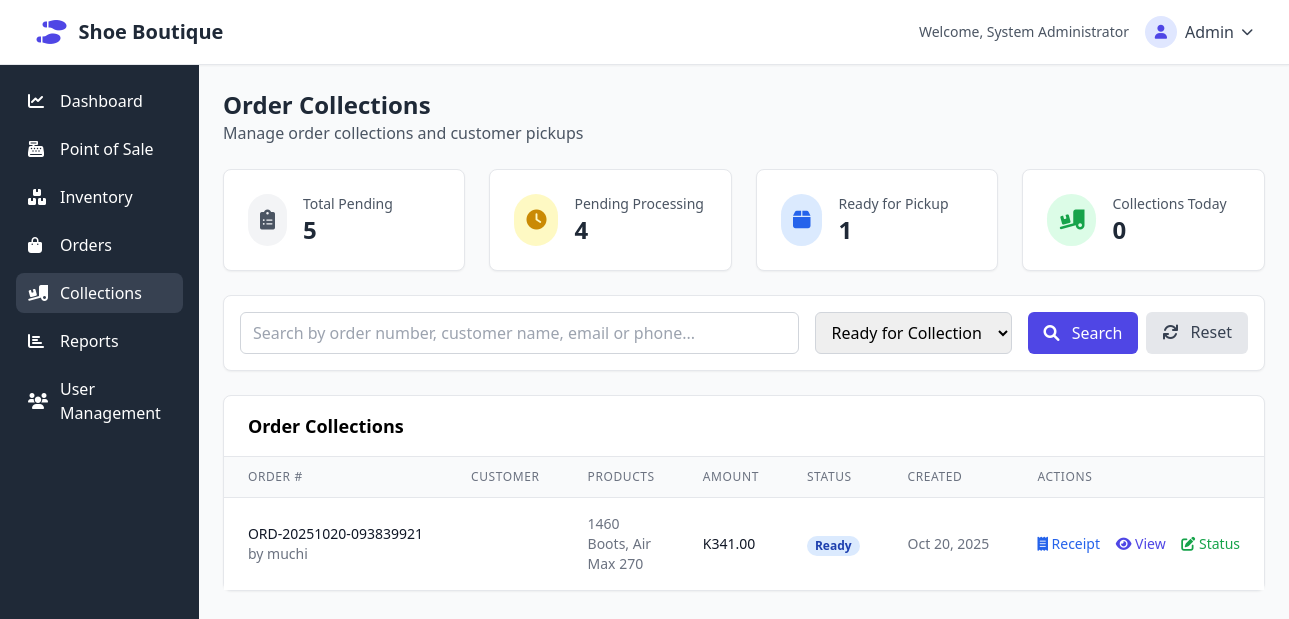
Screenshot of /collections.php (signed in) with the database file from the repository.
### tables this page shows
CREATE TABLE `orders` (
  `id` int(11) NOT NULL,
  `order_number` varchar(50) NOT NULL,
  `receipt_number` varchar(50) DEFAULT NULL,
  `customer_id` int(11) DEFAULT NULL,
  `total_amount` decimal(10,2) NOT NULL,
  `subtotal_amount` decimal(10,2) DEFAULT 0.00,
  `tax_amount` decimal(10,2) DEFAULT 0.00,
  `tpin` varchar(20) DEFAULT NULL,
  `status` enum('pending','ready','collected') DEFAULT 'pending',
  `collected_by_name` varchar(255) DEFAULT NULL,
  `collected_by_phone` varchar(20) DEFAULT NULL,
  `collected_by_relation` varchar(100) DEFAULT NULL,
  `collection_method` enum('in_store','courier','delivery') DEFAULT 'in_store',
  `collection_verified_by` int(11) DEFAULT NULL,
  `collection_notes` text DEFAULT NULL,
  `collected_at` timestamp NULL DEFAULT NULL,
  `payment_method` enum('cash','card','transfer') DEFAULT 'cash',
  `notes` text DEFAULT NULL,
  `created_by` int(11) DEFAULT NULL,
  `created_at` timestamp NOT NULL DEFAULT current_timestamp(),
  `updated_at` timestamp NOT NULL DEFAULT current_timestamp() ON UPDATE current_timestamp(),
  `customer_type` enum('walk_in','existing','whatsapp','phone_call','online','referral') DEFAULT 'walk_in'
);

CREATE TABLE `users` (
  `id` int(11) NOT NULL,
  `username` varchar(50) NOT NULL,
  `password` varchar(255) NOT NULL,
  `email` varchar(100) NOT NULL,
  `role` enum('admin','salesperson','viewer') DEFAULT 'salesperson',
  `full_name` varchar(100) NOT NULL,
  `is_active` tinyint(1) DEFAULT 1,
  `created_at` timestamp NOT NULL DEFAULT current_timestamp()
);

### config/db.php (called while the page is built, shortened)
<?php
function hasPermission($required_role) {
    $role_hierarchy = ['viewer' => 1, 'salesperson' => 2, 'admin' => 3];
    $user_level = $role_hierarchy[$_SESSION['role']] ?? 0;
    $required_level = $role_hierarchy[$required_role] ?? 0;
    return $user_level >= $required_level;
}
?>

### collections.php (the view, shortened to what this page needs)
<?php
require_once 'config/db.php';
$db = (new Database())->getConnection();
$status_filter = $_GET['status'] ?? 'ready';
$search_term = $_GET['search'] ?? '';
$sql = "SELECT o.*, c.name as customer_name, c.email as customer_email, c.phone as customer_phone,
               u.username as created_by_username, uv.username as verified_by_username,
               GROUP_CONCAT(p.name SEPARATOR ', ') as product_names
        FROM orders o
        LEFT JOIN customers c ON o.customer_id = c.id
        LEFT JOIN users u ON o.created_by = u.id
        LEFT JOIN users uv ON o.collection_verified_by = uv.id
        LEFT JOIN order_items oi ON o.id = oi.order_id
        LEFT JOIN products p ON oi.product_id = p.id
        WHERE o.status IN ('ready', 'pending')";
$params = [];
if ($status_filter && $status_filter !== 'all') {
    $sql .= " AND o.status = ?";
    $params[] = $status_filter;
}
$sql .= " GROUP BY o.id ORDER BY o.created_at DESC";
$stmt = $db->prepare($sql);
$stmt->execute($params);
$collections = $stmt->fetchAll(PDO::FETCH_ASSOC);
$sql = "SELECT status, COUNT(*) as count FROM orders WHERE status IN ('pending', 'ready') GROUP BY status";
$stmt = $db->prepare($sql);
$stmt->execute();
$status_counts = $stmt->fetchAll(PDO::FETCH_ASSOC);
$stats = [
    'pending' => 0,
    'ready' => 0,
    'total' => 0
];
foreach ($status_counts as $stat) {
    $stats[$stat['status']] = $stat['count'];
    $stats['total'] += $stat['count'];
}
?>
<!DOCTYPE html>
<html lang="en">
<head>
    <script src="https://cdn.tailwindcss.com"></script>
    <link href="https://cdnjs.cloudflare.com/ajax/libs/font-awesome/6.0.0/css/all.min.css" rel="stylesheet">
</head>
<body class="bg-gray-50">
    <?php include 'header.php'; ?>
    <div class="flex">
        <?php include 'sidebar.php'; ?>
        <main class="flex-1 p-6">
            <div class="mb-6">
                <h1 class="text-2xl font-bold text-gray-800">Order Collections</h1>
                <p class="text-gray-600">Manage order collections and customer pickups</p>
            </div>
            <div class="grid grid-cols-1 md:grid-cols-4 gap-6 mb-6">
                <div class="bg-white p-6 rounded-lg shadow-sm border border-gray-200">
                    <div class="flex items-center">
                        <div class="p-3 rounded-full bg-gray-100 text-gray-600 mr-4">
                            <i class="fas fa-clipboard-list text-xl"></i>
                        </div>
                        <div>
                            <p class="text-sm font-medium text-gray-600">Total Pending</p>
                            <p class="text-2xl font-bold text-gray-800"><?php echo $stats['total']; ?></p>
                        </div>
                    </div>
                </div>
                <div class="bg-white p-6 rounded-lg shadow-sm border border-gray-200">
                    <div class="flex items-center">
                        <div class="p-3 rounded-full bg-yellow-100 text-yellow-600 mr-4">
                            <i class="fas fa-clock text-xl"></i>
                        </div>
                        <div>
                            <p class="text-sm font-medium text-gray-600">Pending Processing</p>
                            <p class="text-2xl font-bold text-gray-800"><?php echo $stats['pending']; ?></p>
                        </div>
                    </div>
                </div>
                <div class="bg-white p-6 rounded-lg shadow-sm border border-gray-200">
                    <div class="flex items-center">
                        <div class="p-3 rounded-full bg-blue-100 text-blue-600 mr-4">
                            <i class="fas fa-box text-xl"></i>
                        </div>
                        <div>
                            <p class="text-sm font-medium text-gray-600">Ready for Pickup</p>
                            <p class="text-2xl font-bold text-gray-800"><?php echo $stats['ready']; ?></p>
                        </div>
                    </div>
                </div>
                <div class="bg-white p-6 rounded-lg shadow-sm border border-gray-200">
                    <div class="flex items-center">
                        <div class="p-3 rounded-full bg-green-100 text-green-600 mr-4">
                            <i class="fas fa-truck-loading text-xl"></i>
                        </div>
                        <div>
                            <p class="text-sm font-medium text-gray-600">Collections Today</p>
                            <p class="text-2xl font-bold text-gray-800">
                                <?php
                                $sql = "SELECT COUNT(*) FROM orders WHERE status = 'collected' AND DATE(collected_at) = CURDATE()";
                                $stmt = $db->prepare($sql);
                                $stmt->execute();
                                echo $stmt->fetchColumn();
                                ?>
                            </p>
                        </div>
                    </div>
                </div>
            </div>
            <div class="bg-white p-4 rounded-lg shadow-sm border border-gray-200 mb-6">
                <form method="GET" class="flex flex-col md:flex-row gap-4">
                    <div class="flex-1">
                        <input type="text" name="search" value="<?php echo htmlspecialchars($search_term); ?>"
                            placeholder="Search by order number, customer name, email or phone..."
                            class="w-full px-3 py-2 border border-gray-300 rounded-md focus:outline-none focus:ring-2 focus:ring-indigo-500">
                    </div>
                    <div>
                        <select name="status" class="px-3 py-2 border border-gray-300 rounded-md focus:outline-none focus:ring-2 focus:ring-indigo-500">
                            <option value="ready" <?php echo $status_filter == 'ready' ? 'selected' : ''; ?>>Ready for Collection</option>
                        </select>
                    </div>
                    <div class="flex gap-2">
                        <button type="submit" class="bg-indigo-600 text-white px-4 py-2 rounded-md hover:bg-indigo-700">
                            <i class="fas fa-search mr-2"></i> Search
                        </button>
                        <a href="collections.php" class="bg-gray-200 text-gray-700 px-4 py-2 rounded-md hover:bg-gray-300">
                            <i class="fas fa-refresh mr-2"></i> Reset
                        </a>
                    </div>
                </form>
            </div>
            <div class="bg-white rounded-lg shadow-sm border border-gray-200">
                <div class="px-6 py-4 border-b border-gray-200">
                    <h3 class="text-lg font-semibold">Order Collections</h3>
                </div>
                <div class="overflow-x-auto">
                    <table class="min-w-full divide-y divide-gray-200">
                        <thead class="bg-gray-50">
                            <tr>
                                <th class="px-6 py-3 text-left text-xs font-medium text-gray-500 uppercase tracking-wider">Order #</th>
                                <th class="px-6 py-3 text-left text-xs font-medium text-gray-500 uppercase tracking-wider">Customer</th>
                                <th class="px-6 py-3 text-left text-xs font-medium text-gray-500 uppercase tracking-wider">Products</th>
                                <th class="px-6 py-3 text-left text-xs font-medium text-gray-500 uppercase tracking-wider">Amount</th>
                                <th class="px-6 py-3 text-left text-xs font-medium text-gray-500 uppercase tracking-wider">Status</th>
                                <th class="px-6 py-3 text-left text-xs font-medium text-gray-500 uppercase tracking-wider">Created</th>
                                <th class="px-6 py-3 text-left text-xs font-medium text-gray-500 uppercase tracking-wider">Actions</th>
                            </tr>
                        </thead>
                        <tbody class="bg-white divide-y divide-gray-200">
                            <?php foreach ($collections as $order):
                                $status_colors = [
                                    'pending' => 'bg-yellow-100 text-yellow-800',
                                    'ready' => 'bg-blue-100 text-blue-800',
                                    'collected' => 'bg-green-100 text-green-800'
                                ];
                                $product_names = $order['product_names'];
                            ?>
                            <tr>
                                <td class="px-6 py-4 whitespace-nowrap">
                                    <div class="text-sm font-medium text-gray-900"><?php echo $order['order_number']; ?></div>
                                    <div class="text-sm text-gray-500">by <?php echo $order['created_by_username']; ?></div>
                                </td>
                                <td class="px-6 py-4 whitespace-nowrap">
                                </td>
                                <td class="px-6 py-4 text-sm text-gray-500">
                                    <?php echo $product_names; ?>
                                </td>
                                <td class="px-6 py-4 whitespace-nowrap text-sm font-medium text-gray-900">
                                    K<?php echo number_format($order['total_amount'], 2); ?>
                                </td>
                                <td class="px-6 py-4 whitespace-nowrap">
                                    <span class="px-2 inline-flex text-xs leading-5 font-semibold rounded-full <?php echo $status_colors[$order['status']]; ?>">
                                        <?php echo ucfirst($order['status']); ?>
                                    </span>
                                </td>
                                <td class="px-6 py-4 whitespace-nowrap text-sm text-gray-500">
                                    <?php echo date('M j, Y', strtotime($order['created_at'])); ?>
                                </td>
                                <td class="px-6 py-4 whitespace-nowrap text-sm font-medium">
    <a href="generate_receipt.php?order_id=<?php echo $order['id']; ?>"
       target="_blank"
       class="text-blue-600 hover:text-blue-900 mr-3">
        <i class="fas fa-receipt"></i> Receipt
    </a>
    <button onclick="openOrderModal(<?php echo $order['id']; ?>)"
            class="text-indigo-600 hover:text-indigo-900 mr-3">
        <i class="fas fa-eye"></i> View
    </button>
    <?php if (hasPermission('salesperson')): ?>
    <button onclick="openStatusModal(<?php echo $order['id']; ?>, '<?php echo $order['status']; ?>')"
            class="text-green-600 hover:text-green-900">
        <i class="fas fa-edit"></i> Status
    </button>
    <?php endif; ?>
</td>
                            </tr>
                            <?php endforeach; ?>
                        </tbody>
                    </table>
                </div>
            </div>
        </main>
    </div>
    <?php include 'includes/footer.php'; ?>
</body>
</html>

### rows the page displays
orders: order_number "ORD-20251020-093839921", created_by.username "muchi", product_names "1460 Boots, Air Max 270", total_amount "341.00", status "Ready", created_at "Oct 20, 2025"

### other values shown
$_SESSION['full_name'] "System Administrator"
$_SESSION['role'] "Admin"
$stats['total'] "5"
$stats['pending'] "4"
$stats['ready'] "1"
$stmt->fetchColumn() "0"
